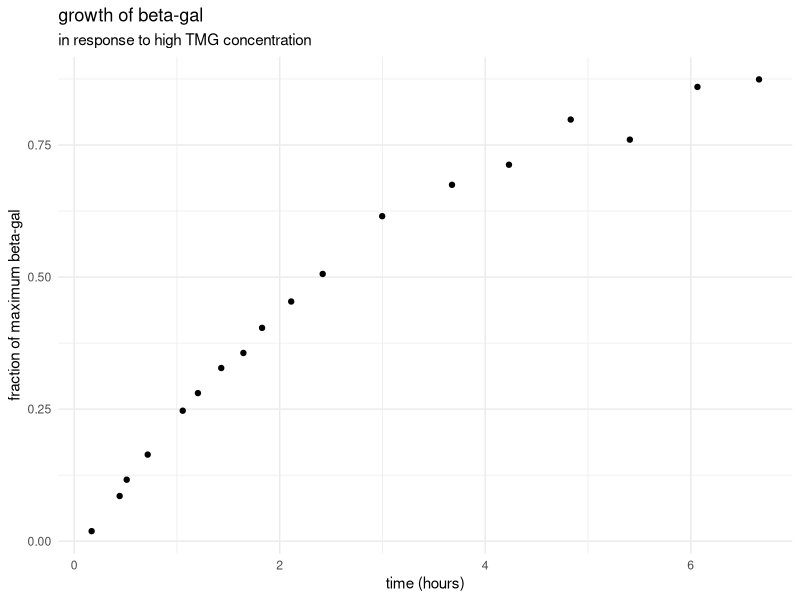
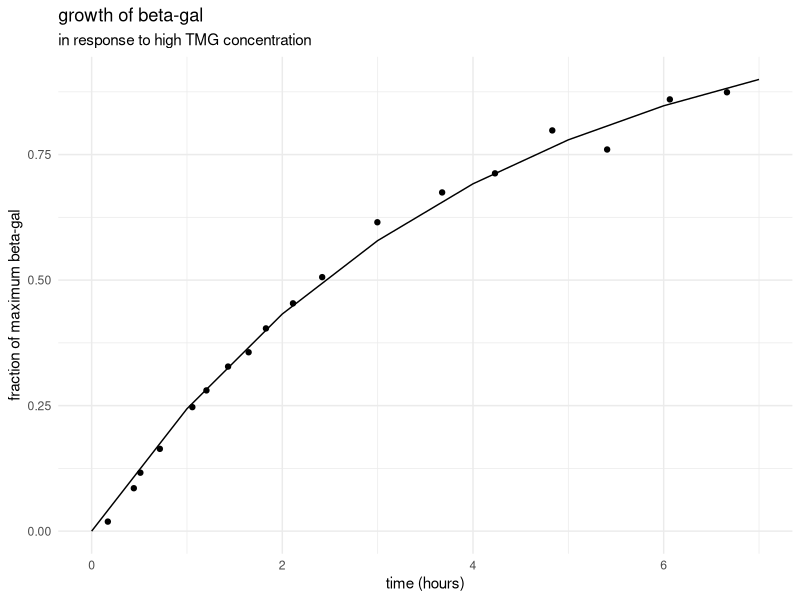
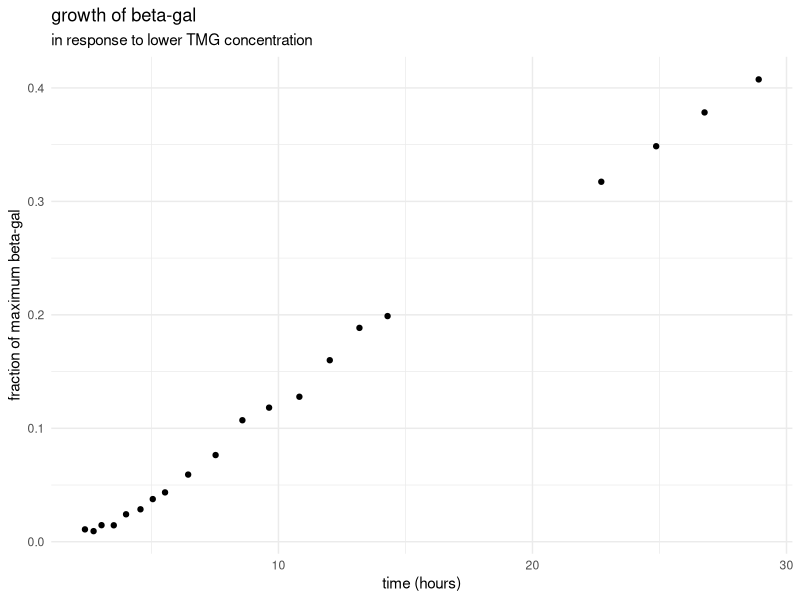
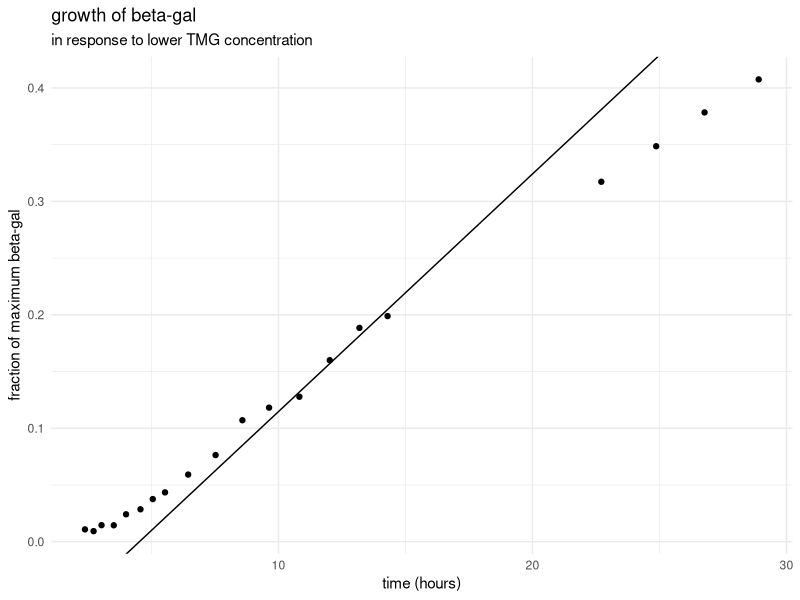

Source code (R) for these figures, in order: (Note: this script raises an error after producing the figures.)
## ---- chunk 1
knitr::opts_chunk$set(echo = FALSE)
library(tidyverse)
theme_set(theme_minimal())
## ---- chunk 2
#import A;
novick_a <- read.csv("data/g149novickA.csv", header = FALSE) 
novick_a <- novick_a %>%   
  # separate columns and add titles;
  separate_wider_delim(1, ",", names = c("t", "concentration")) %>%
  # render as number
  mutate_if(is.character, as.numeric) %>%
  # show result
  glimpse()

#import B; 
novick_b <- read.csv("data/g149novickB.csv", header = FALSE) 
novick_b <- novick_b %>%   
  # separate columns and add titles;
  separate_wider_delim(1, ",", names = c("t", "concentration")) %>% 
  # render as number
  mutate_if(is.character, as.numeric) %>%
  # show result
  glimpse()

## ---- chunk 3
#plot_title <- glue::glue("")
novick_a %>%
  ggplot(aes(x = t, y = concentration)) + 
  geom_point() + 
  labs(
    title = "growth of beta-gal ",
    subtitle = "in response to high TMG concentration",
    x = "time (hours)", 
    y = "fraction of maximum beta-gal"
  ) 

## ---- chunk 4
#define function
growth_a <- function (t, ampl, tau) (ampl*(1- exp(-(t/tau))))
  
#fit function without (0,0)
a_q2 <- nls(novick_a$concentration ~ growth_a(t, ampl, tau), data = novick_a, start = list(ampl = 1.26, tau = 2.62))

coef_a <- coef(a_q2)
#create dataframe for function
growth_a <- tibble(t = 0:7, 
                   concentration = growth_a(t, 
                                            ampl = coef_a[[1]], 
                                            tau = coef_a[[2]]))

novick_a %>%
  ggplot(aes(x = t, y = concentration)) + 
  geom_point() + 
  labs( 
    title = "growth of beta-gal", 
    subtitle = "in response to high TMG concentration", 
    x = "time (hours)", 
    y = "fraction of maximum beta-gal"
  )  +
  geom_line(aes(x = t, y = concentration), data = growth_a)


## ---- chunk 5
novick_b %>%
  ggplot(aes(x = t, y = concentration)) + 
  geom_point() + 
  labs(
    title = "growth of beta-gal", 
    subtitle = "in response to lower TMG concentration", 
    x = "time (hours)", 
    y = "fraction of maximum beta-gal"
  ) 
## ---- chunk 6
# get data for 10<=t<=15
b_q2 <- novick_b %>% 
  filter(t >= 10) %>% 
  filter(t <= 15)
# fit straight line for 10<= t <= 15

b_q2 <- lm(b_q2$concentration ~ b_q2$t)
coef_b2 <- coef(b_q2)
  # plot
novick_b %>%
  ggplot(aes(x = t, y = concentration)) + 
  geom_point() + 
  labs(
    title = "growth of beta-gal", 
    subtitle = "in response to lower TMG concentration", 
    x = "time (hours)", 
    y = "fraction of maximum beta-gal"
  ) + 
  geom_abline(
    intercept = coef_b2[[1]], 
    slope = coef_b2[[2]])


## ---- chunk 7
# fit function from a
# define function
growth_b <- function (t, ampl, tau) (ampl*(1- exp(-(t/tau))))

# fit function
b_q3 <- nls(novick_b$concentration ~ growth_b(t, ampl, tau), data = novick_b, start = list(ampl = 5, tau = 10))

coef_b3 <- coef(b_q3)
# create dataframe for function
growth_b <- tibble(t = 0:20, 
                   concentration = growth_b(t, 
                                            ampl = coef_b3[[1]], 
                                            tau = coef_b3[[2]]))
# plot
novick_a %>%
  ggplot(aes(x = t, y = concentration)) + 
  geom_point() + 
  labs( 
    title = "growth of beta-gal", 
    subtitle = "in response to high TMG concentration", 
    x = "time (hours)", 
    y = "fraction of maximum beta-gal"
  )  +
  geom_line(aes(x = t, y = concentration), data = growth_a)
